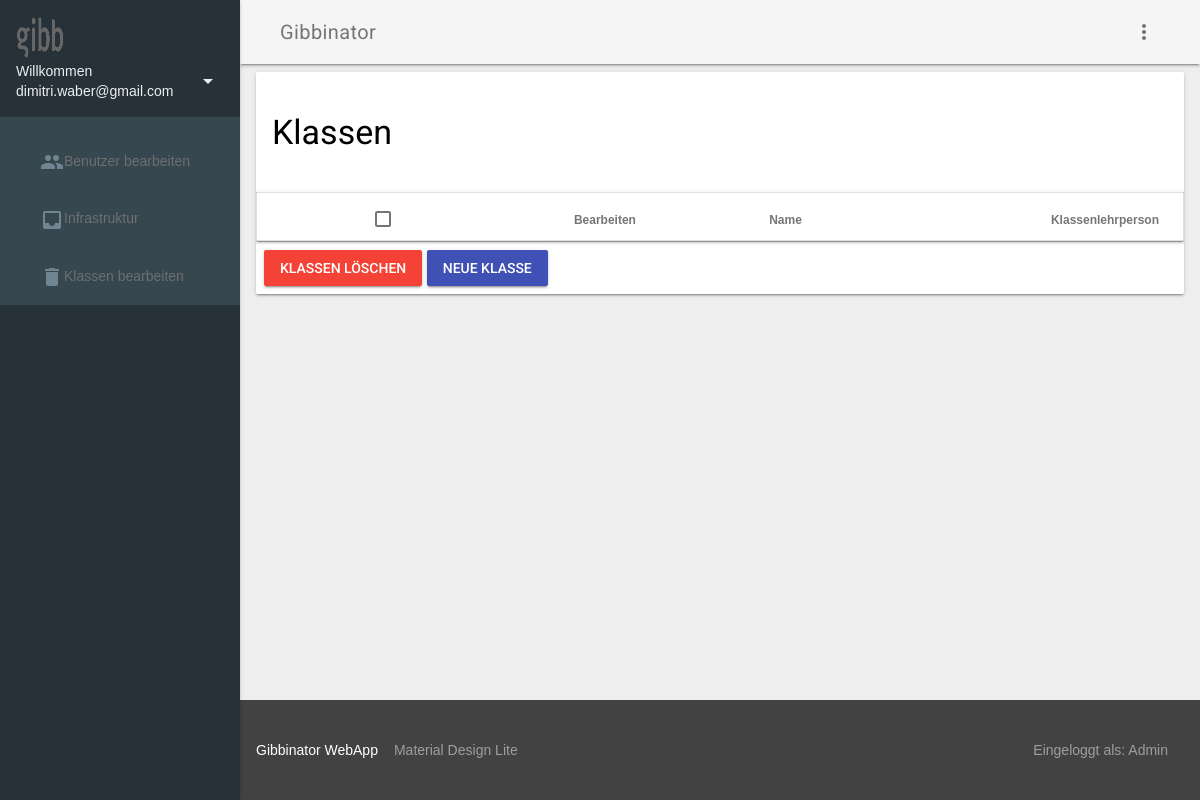
Page /admin/classes (signed in) on the earlier database version.
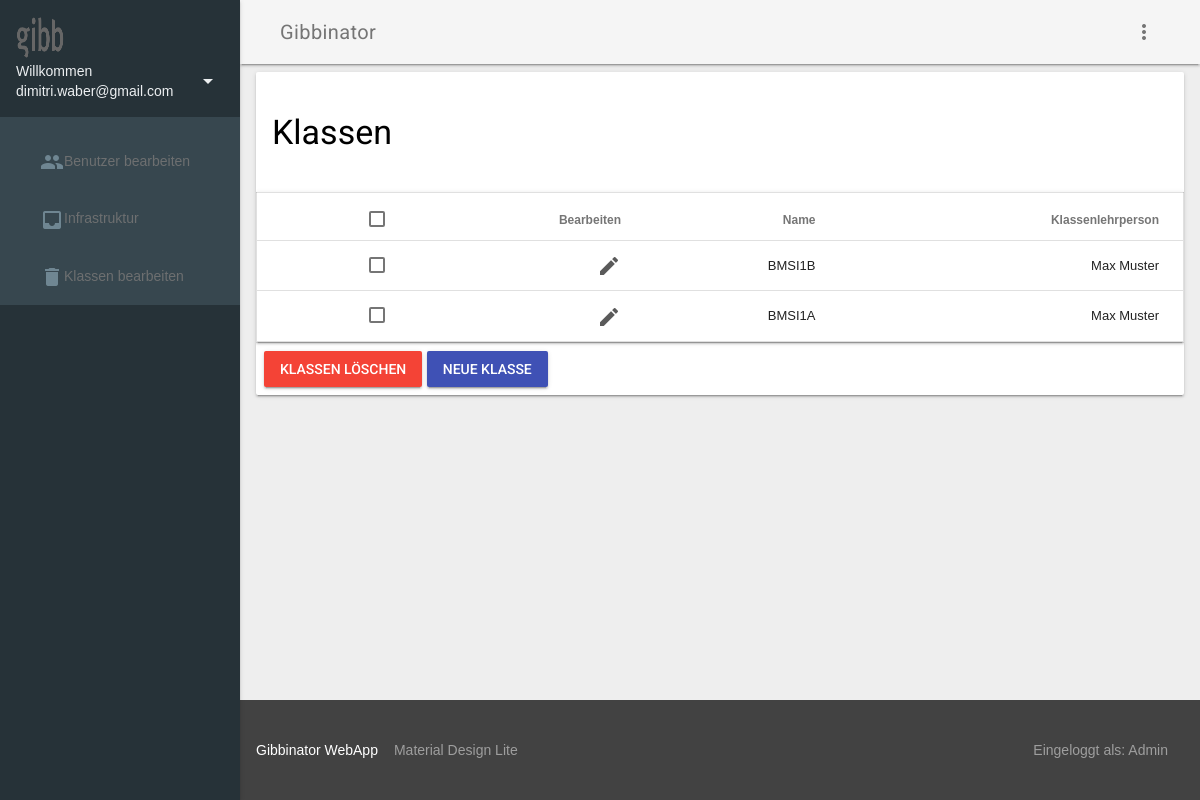
Same page on the later database version.
### tables this page shows
CREATE TABLE `klasse` (
  `id` int(10) NOT NULL,
  `name` varchar(150) NOT NULL,
  `klassen_lp` int(10) NOT NULL
);

CREATE TABLE `user` (
  `id` int(10) NOT NULL,
  `vorname` varchar(255) NOT NULL,
  `nachname` varchar(255) NOT NULL,
  `email` varchar(255) NOT NULL,
  `password` varchar(255) NOT NULL,
  `user_type` int(10) NOT NULL,
  `initial_pw` tinyint(1) NOT NULL
);

### lib/View.php (called while the page is built, shortened)
<?php
class View
{
    private $viewfile 	= null;
    public function __construct($viewfile, $properties = array())
    {
        $viewfile = "./view/$viewfile.php";
        if (file_exists($viewfile)) {
            $this->viewfile = $viewfile;
        }
    }
    public function display()
    {
        require_once($this->viewfile);
    }
}

### controller/AdminController.php (called while the page is built, shortened)
<?php
require_once('model/UserModel.php');
class AdminController
{
    public function classes()
    {
        $view = new View('admin_classes');
        $klassenModel = new KlassenModel();
        $userModel = new UserModel();
        $view->klassen = $klassenModel->readAll();
        $view->lehrer = $userModel->readAllProfs();
        $view->display();
    }
}

### index.php (called while the page is built, shortened)
<?php
require_once 'lib/View.php';
$dispatcher = new Dispatcher();
$dispatcher->dispatch();

### lib/ConnectionHandler.php (called while the page is built, shortened)
<?php
class ConnectionHandler
{
    private static $connection = null;
    public static function getConnection()
    {
        if (self::$connection === null) {
            $config = require 'config.php';
            $host = $config['database']['host'];
            $username = $config['database']['username'];
            $password = $config['database']['password'];
            $database = $config['database']['database'];
            self::$connection = new MySQLi($host, $username, $password, $database);
            self::$connection->set_charset('latin1_general_cs');
        }
        return self::$connection;
    }
}

### lib/Model.php (called while the page is built, shortened)
<?php
require_once 'ConnectionHandler.php';
class Model
{
    protected $tableName = null;
    public function readAll($max = 100)
    {
        $query = "SELECT * FROM {$this->tableName} LIMIT 0, $max";
        $statement = ConnectionHandler::getConnection()->prepare($query);
        $statement->execute();
        $result = $statement->get_result();
        $rows = array();
        while ($row = $result->fetch_object()) {
            $rows[] = $row;
        }
        return $rows;
    }
}

### model/UserModel.php (called while the page is built, shortened)
<?php
require_once 'lib/Model.php';
class UserModel extends Model
{
    protected $tableName = 'user';
    public function readAllProfs() {
        $userTypeProf = 2;
        $query = "SELECT * FROM $this->tableName WHERE user_type = ?";
        $statement = ConnectionHandler::getConnection()->prepare($query);
        $statement->bind_param('i', $userTypeProf);
        $statement->execute();
        $result = $statement->get_result();
        $rows = array();
        while ($row = $result->fetch_object()) {
            $rows[] = $row;
        }
        return $rows;
    }
}

### view/admin_classes.php (the view, shortened to what this page needs)
<div class="mdl-grid mdl-layout__content">
    <div class="mdl-card mdl-card-form mdl-grid mdl-grid--no-spacing  mdl-cell--12-col mdl-shadow--2dp" id="klassen_results">
        <div class="mdl-card__title">
            <h3>Klassen</h3>
        </div>
        <table class="mdl-cell--12-col mdl-data-table mdl-js-data-table mdl-data-table--selectable mdl-shadow--2dp" id="klassen_table">
            <thead>
            <tr>
                <th class="klassen_table">Bearbeiten</th>
                <th class="klassen_table">Name</th>
                <th class="klassen_table">Klassenlehrperson</th>
            </tr>
            </thead>
            <tbody>
            <?php
            foreach ($klassen as $row) {
                echo '
          <tr data-id="' . $row->id . '">
          <td>
          <form id="form-select-klasse-' . $row->id . '" action="/admin/edit_klasse" method="post">
          <a href="#" id="form-select-klasse-button-' . $row->id . '" class="mdl-navigation__link">
          <i class="material-icons">edit</i>
          </a>
          <input type="hidden" name="klassen_id" value="' . $row->id . '">
          <script>
          $(document).ready(function() {
            $("#form-select-klasse-button-' . $row->id . '").click(function(e) {
              $("#form-select-klasse-' . $row->id . '").submit();
            });
          });
          </script>
          </form>
          </td>
          <td>' . $row->name . '</td>
          <td>';
                foreach ($lehrer as $lp) {
                    if ($lp->id == $row->klassen_lp) {
                        echo $lp->vorname . ' ' . $lp->nachname;
                    }
                }
                echo '</td>
          </tr>
          ';
            }
            ?>
            </tbody>
        </table>
        <div class="mdl-card__actions mdl-card--border">
            <button class="mdl-button mdl-js-ripple-effect mdl-js-button mdl-button--raised mdl-button--colored form_button add_to_button mdl-color--red"
                    id="delete_button">
                Klassen Löschen
            </button>
            <a class="addUserButton mdl-button mdl-js-ripple-effect mdl-js-button mdl-button--raised mdl-button--colored form_button add_to_button"
               id="add_button" href="/admin/new_klasse">
                Neue Klasse
            </a>
        </div>
    </div>
</div>

Differences in the rows shown:
added klasse: name "BMSI1B"
now on this page (row unchanged): user: vorname "Max", nachname "Muster"
added klasse: name "BMSI1A"
